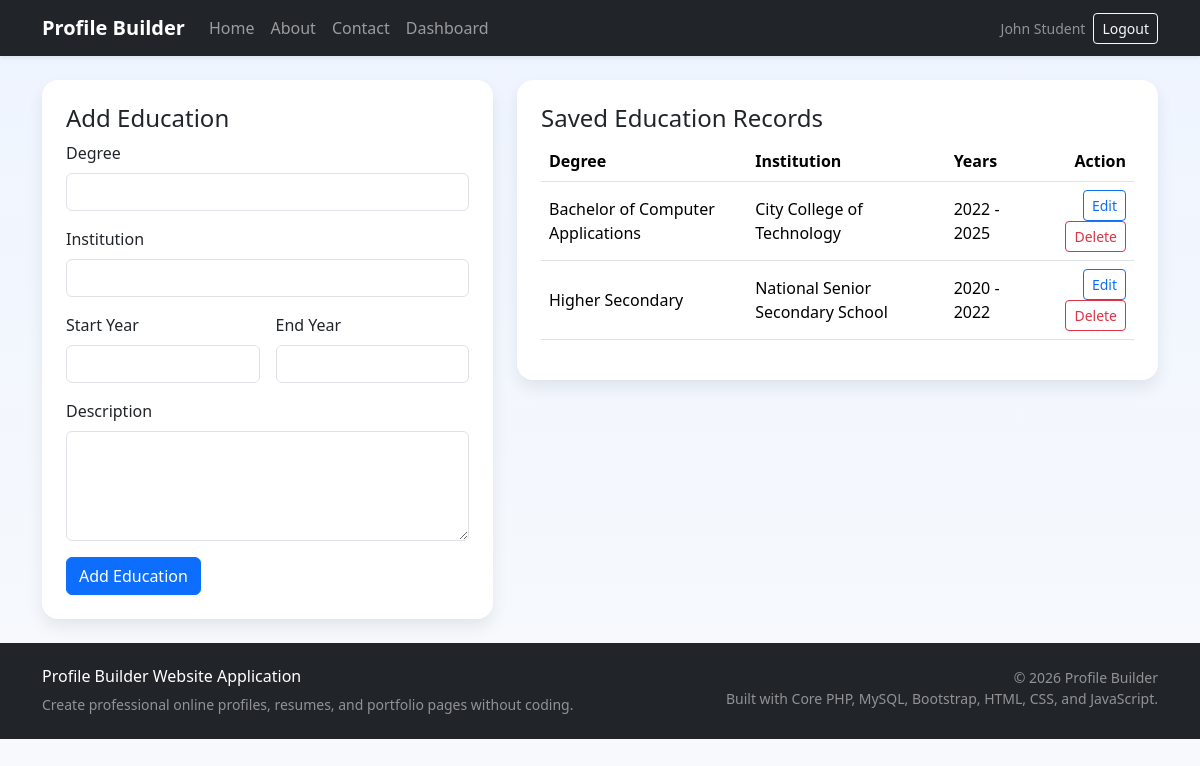
The page /user/education.php (signed in) on the database its author committed.
### tables this page shows
CREATE TABLE education (
    id INT AUTO_INCREMENT PRIMARY KEY,
    user_id INT NOT NULL,
    degree VARCHAR(150) NOT NULL,
    institution VARCHAR(150) NOT NULL,
    start_year VARCHAR(10) NOT NULL,
    end_year VARCHAR(10) NULL,
    description TEXT NULL,
    CONSTRAINT fk_education_user FOREIGN KEY (user_id) REFERENCES users(id) ON DELETE CASCADE
);

### includes/functions.php (called while the page is built, shortened)
<?php
require_once __DIR__ . '/../config/database.php';
function db(): PDO
{
    global $pdo;
    return $pdo;
}
function e(?string $value): string
{
    return htmlspecialchars((string) $value, ENT_QUOTES, 'UTF-8');
}
function current_user(): ?array
{
    return $_SESSION['user'] ?? null;
}
function get_records(string $table, int $userId, string $orderBy = 'id DESC'): array
{
    $allowed = ['education', 'skills', 'projects', 'certificates'];
    $stmt = db()->prepare("SELECT * FROM {$table} WHERE user_id = ? ORDER BY {$orderBy}");
    $stmt->execute([$userId]);
    return $stmt->fetchAll();
}

### user/education.php (the view, shortened to what this page needs)
<?php
$userId = (int) current_user()['id'];
$editItem = null;
$records = get_records('education', $userId, 'start_year DESC');
require_once __DIR__ . '/../includes/header.php';
?>
<div class="row g-4">
    <div class="col-lg-5">
        <div class="card form-card">
            <div class="card-body p-4">
                <h1 class="h4"><?= $editItem ? 'Edit Education' : 'Add Education'; ?></h1>
                <form method="post">
                    <div class="mb-3"><label class="form-label">Degree</label><input type="text" name="degree" class="form-control" required value="<?= e($editItem['degree'] ?? ''); ?>"></div>
                    <div class="mb-3"><label class="form-label">Institution</label><input type="text" name="institution" class="form-control" required value="<?= e($editItem['institution'] ?? ''); ?>"></div>
                    <div class="row g-3">
                        <div class="col-md-6"><label class="form-label">Start Year</label><input type="text" name="start_year" class="form-control" required value="<?= e($editItem['start_year'] ?? ''); ?>"></div>
                        <div class="col-md-6"><label class="form-label">End Year</label><input type="text" name="end_year" class="form-control" value="<?= e($editItem['end_year'] ?? ''); ?>"></div>
                    </div>
                    <div class="mt-3"><label class="form-label">Description</label><textarea name="description" class="form-control" rows="4"><?= e($editItem['description'] ?? ''); ?></textarea></div>
                    <button class="btn btn-primary mt-3" type="submit"><?= $editItem ? 'Update' : 'Add'; ?> Education</button>
                </form>
            </div>
        </div>
    </div>
    <div class="col-lg-7">
        <div class="card content-card">
            <div class="card-body p-4">
                <h2 class="h4">Saved Education Records</h2>
                <div class="table-responsive">
                    <table class="table align-middle">
                        <thead><tr><th>Degree</th><th>Institution</th><th>Years</th><th class="text-end">Action</th></tr></thead>
                        <tbody>
                        <?php foreach ($records as $record): ?>
                            <tr>
                                <td><?= e($record['degree']); ?></td>
                                <td><?= e($record['institution']); ?></td>
                                <td><?= e($record['start_year']); ?> - <?= e($record['end_year']); ?></td>
                                <td class="text-end">
                                    <a class="btn btn-sm btn-outline-primary" href="?edit=<?= (int) $record['id']; ?>">Edit</a>
                                    <a class="btn btn-sm btn-outline-danger" data-confirm="Delete this education record?" href="?delete=<?= (int) $record['id']; ?>">Delete</a>
                                </td>
                            </tr>
                        <?php endforeach; ?>
                        </tbody>
                    </table>
                </div>
            </div>
        </div>
    </div>
</div>
<?php require_once __DIR__ . '/../includes/footer.php'; ?>

### assets/css/style.css (style rules this page uses)
:root { --primary-color: #0f4c81; --secondary-color: #1f2937; --accent-color: #f59e0b; --surface-color: #f8fafc; }
body { background: linear-gradient(180deg, #eef4ff 0%, #f8fafc 100%); color: #1f2937; min-height: 100vh; }
.form-card, .content-card { border: 0; border-radius: 1rem; box-shadow: 0 0.5rem 1rem rgba(15, 23, 42, 0.08); }

### rows shown on the page
education: degree "Bachelor of Computer Applications", institution "City College of Technology", start_year "2022", end_year "2025"
education: degree "Higher Secondary", institution "National Senior Secondary School", start_year "2020", end_year "2022"

### other values the page prints
current_user()['name'] "John Student"
